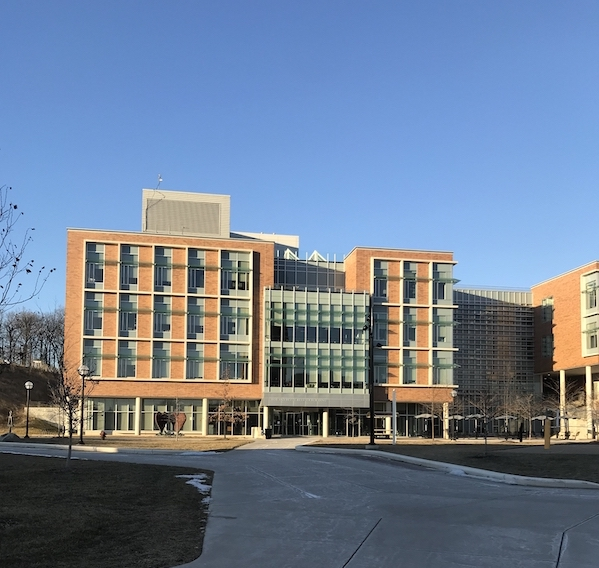
#> input picture image_stitching/image_feature_detection_and_matching/bbb_left.jpg, 599 x 568 px
$ python image_feature_detection_and_matching.py   (older library calls are emulated)
#> lines starting #> are read from the running program, lines starting #| are printed output that depends on the picture
import os
import cv2
import numpy as np
from scipy import signal
from matplotlib import pyplot as plt
import math
import copy
import time


def save_img(img, path):
    cv2.imwrite(path,img)
    print(path, "is saved!")


def compute_sift(filename):
    img = cv2.imread(filename)
    img_gray = cv2.cvtColor(img,cv2.COLOR_BGR2GRAY)
    sift = cv2.xfeatures2d.SIFT_create()
    keypoints,descriptors=sift.detectAndCompute(img_gray,None)

    return keypoints,descriptors

def main():
    # specify two images for matching
    img_1_name = 'bbb_left'
    img_2_name = 'bbb_right'
    ##### compute SIFT keypoints and descriptors #####
    img_1,img_2 = cv2.imread('./'+img_1_name+'.jpg'), cv2.imread('./'+img_2_name+'.jpg')
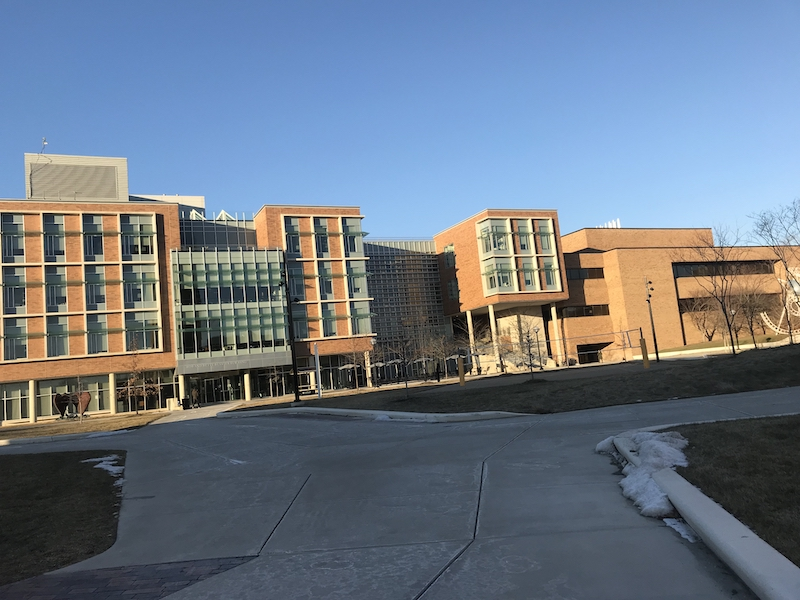
#> input picture image_stitching/image_feature_detection_and_matching/bbb_right.jpg, 800 x 600 px
#> img_1 is the input picture: shape (568, 599, 3); mean B, G, R 146.9, 126, 111.2
#> img_2 is the input picture: shape (600, 800, 3); mean B, G, R 133.4, 119.2, 107.8
    img_1_g,img_2_g = cv2.cvtColor(img_1,cv2.COLOR_BGR2GRAY), cv2.cvtColor(img_2,cv2.COLOR_BGR2GRAY)
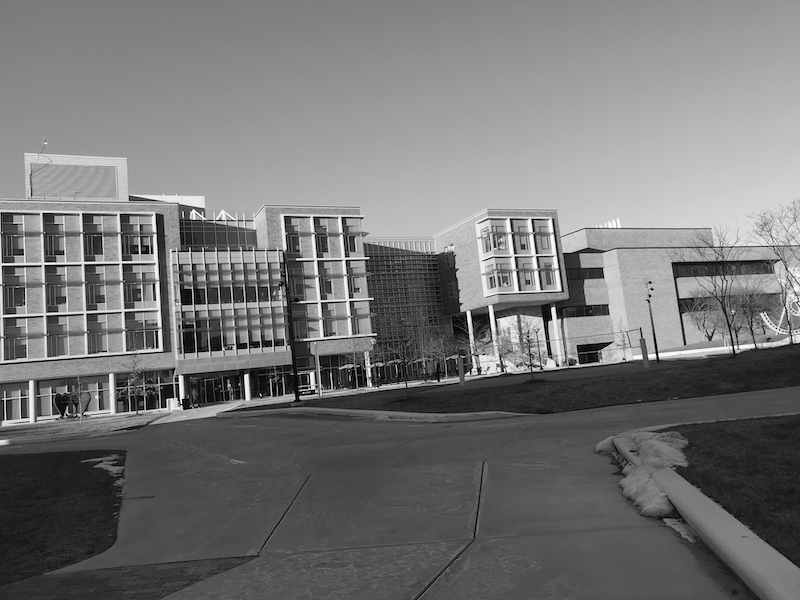
#> img_2_g: shape (600, 800); min 0, max 255, mean 117.4
    sift = cv2.xfeatures2d.SIFT_create(2000)
    img_1_kp,img_1_d = sift.detectAndCompute(img_1_g,None)
#> img_1_kp = 1249 keypoints; strongest (x, y, size): (325, 415, 3.6), (456, 306, 1.8), (67, 434, 3.2), (247, 334, 1.8)
    img_2_kp,img_2_d = sift.detectAndCompute(img_2_g,None)
#> img_2_kp = 1538 keypoints; strongest (x, y, size): (557, 365, 2), (553, 310, 3.6), (246, 377, 3.8), (182, 396, 3.4)

    ##### feature detection directory #####
    if not os.path.exists("./feature_detection"):
        os.makedirs("./feature_detection")

    ##### draw keypoints on images #####
    img_1_draw_kp=cv2.drawKeypoints(img_1,img_1_kp,None)
    img_2_draw_kp=cv2.drawKeypoints(img_2,img_2_kp,None)
    save_img(img_1_draw_kp, "./feature_detection/"+img_1_name+".png")
    save_img(img_2_draw_kp, "./feature_detection/"+img_2_name+".png")

    ##### compute distances between descriptors from two images and select pairs
    img_1_d,img_2_d = np.matrix(img_1_d),np.matrix(img_2_d)
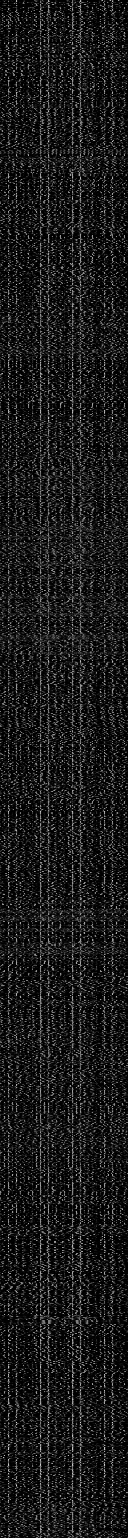
#> img_2_d: shape (1538, 128) float32; min 0, max 218, mean 26.4
    img_1_d_n = (img_1_d-np.mean(img_1_d,axis=1))/np.std(img_1_d,axis=1)
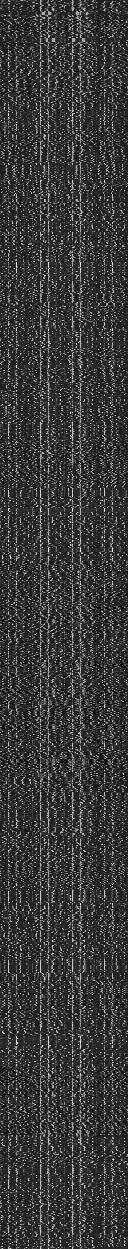
#> img_1_d_n: shape (1249, 128) float32; min -1.47, max 4.93, mean 3.73e-10; drawn with min black and max white
    img_2_d_n = (img_2_d-np.mean(img_2_d,axis=1))/np.std(img_2_d,axis=1)
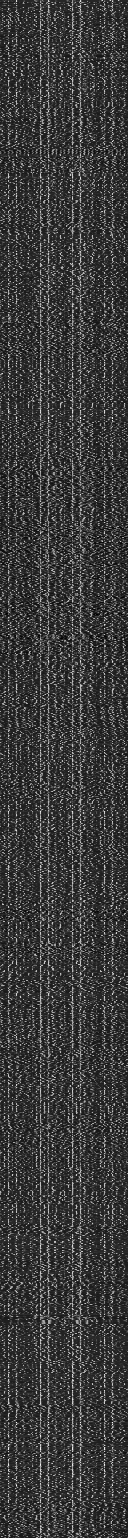
#> img_2_d_n: shape (1538, 128) float32; min -1.46, max 4.84, mean -7.63e-11; drawn with min black and max white

    thresh = 0.4
    pairs_d = np.zeros((np.shape(img_1_d_n)[0],np.shape(img_2_d_n)[0]))
    pairs = []

    start=time.time()
    for i in range(np.shape(img_1_d_n)[0]):
        print(i)
        pairs_d[i,:] = np.linalg.norm(img_2_d_n-img_1_d_n[i,:],ord=2,axis=1)
        pairs_sorted = np.argsort(pairs_d[i,:])
        if pairs_d[i,pairs_sorted[0]]/pairs_d[i,pairs_sorted[1]]<=thresh:
            pairs.append([img_1_kp[i].pt[0],img_1_kp[i].pt[1],img_2_kp[pairs_sorted[0]].pt[0],img_2_kp[pairs_sorted[0]].pt[1]])
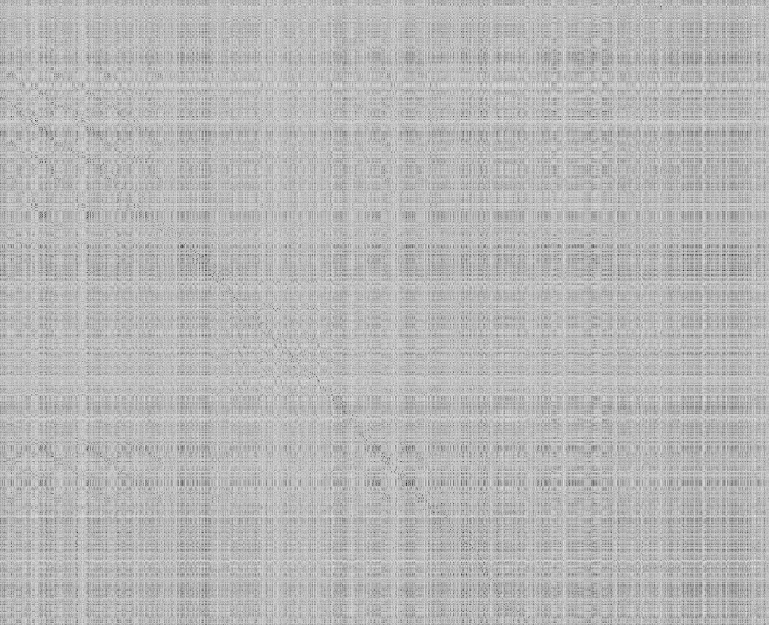
#> pairs_d: shape (1249, 1538) float64 (shown at 1/2 size); min 0.628, max 19.95, mean 14.53; drawn with min black and max white
#> after the loop, pairs = 296 items, first 6: [118.9, 242.4, 41.01, 211.8], [119.5, 451.9, 11.47, 443.9], [125.1, 409.1, 16.63, 395.1], [134.6, 281.1, 20.69, 252.4], [135.4, 362.7, 26.42, 341.8], [140, 245.8, 24.32, 213.8]
    end=time.time()
    print(end-start)

    pairs = np.transpose(np.array(pairs))

    ##### ransac for finding best homography #####
    bestCount = 0
    threshold = 2
    loopnumber = 2000
    for loop in range(loopnumber):
        index=np.random.randint(np.shape(pairs)[1],size = 4)
        A = np.zeros((8,9))

        for i in range(len(index)):
            x = np.hstack((pairs[:2,index[i]],1))
            xd_x = pairs[2,index[i]]*x
            yd_x = pairs[3,index[i]]*x
            A[2*i,:] = np.hstack((-x,np.zeros(3),xd_x))
            A[2*i+1,:] = np.hstack((np.zeros(3),-x,yd_x))

        _,s,vh = np.linalg.svd(A)
        T = np.matrix(np.reshape(vh[np.argmin(s),:],(3,3)))
        x_all = np.matrix(np.vstack((pairs[:2,:],np.ones((1,np.shape(pairs)[1])))))
        xd_all = T*x_all
        xd_all = xd_all[:2,:]/xd_all[2,:]
        error = np.linalg.norm(xd_all-pairs[2:,:],ord=2,axis=0)
        inliers = sum(error < threshold)
        if inliers > bestCount:
            bestT = T/T[2,2]
            bestCount = inliers
            bestError = error < threshold
            bestMean = np.mean(error[bestError])
#> this loop made 2000 passes
#> (inliers, bestCount, bestMean) on passes 1, 178, 196, 556, 1782: (161, 161, 0.876), (176, 176, 0.969), (218, 218, 0.917), (253, 253, 0.708), (272, 272, 0.883)
#> inliers on passes 2 to 7: 10, 10, 32, 17, 53, 51
#> after the loop, bestCount = 272; bestMean = 0.883; bestT = [[1.26, 0.0415, -160.5], [0.0606, 1.05, -50.27], [0.000489, -0.000195, 1]]

    ##### draw matched features #####
    img_compare_xrange = max(np.shape(img_1_draw_kp)[0],np.shape(img_2_draw_kp)[0])
#> img_compare_xrange = 600
    img_compare_yrange = np.shape(img_1_draw_kp)[1]+np.shape(img_2_draw_kp)[1]
#> img_compare_yrange = 1399
    img_compare = 255*np.ones((img_compare_xrange,img_compare_yrange,3))
    img_compare[:np.shape(img_1_draw_kp)[0],:np.shape(img_1_draw_kp)[1],:]=copy.deepcopy(img_1_draw_kp)
    img_compare[:np.shape(img_2_draw_kp)[0],np.shape(img_1_draw_kp)[1]:,:]=copy.deepcopy(img_2_draw_kp)
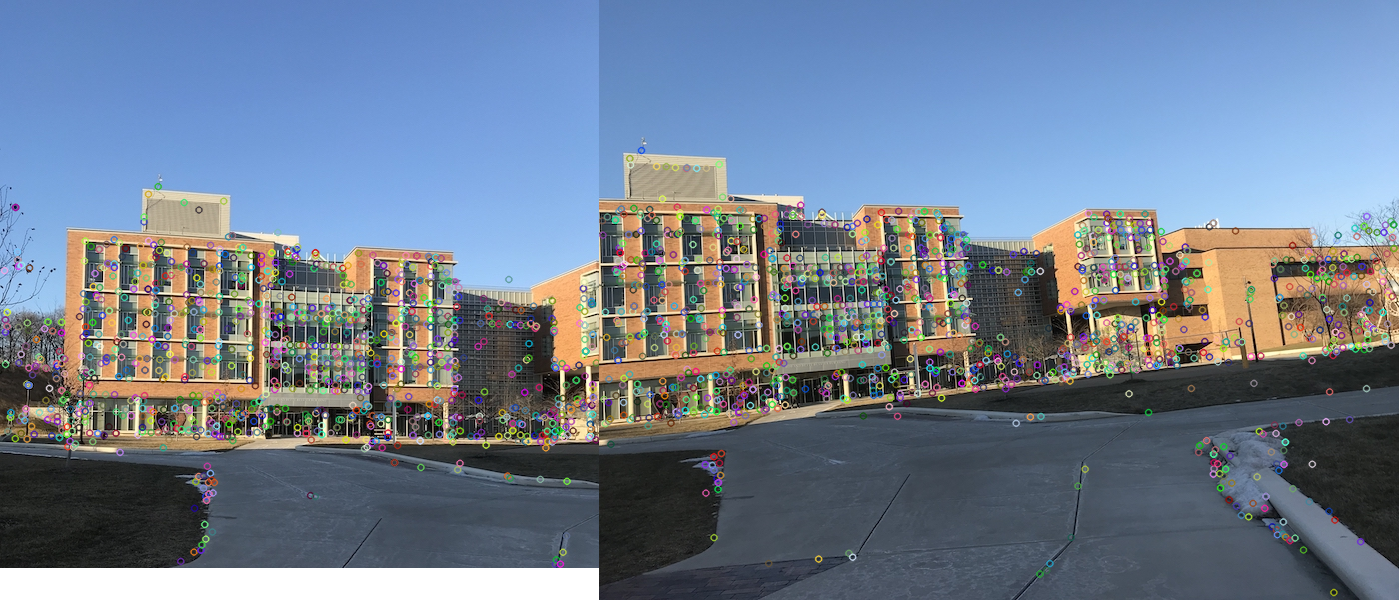
#> img_compare: shape (600, 1399, 3) float64; mean B, G, R 143.4, 125.7, 112.5
    img_pairs=pairs.copy()
    img_pairs[2,:]=pairs[2,:].copy()+np.shape(img_1_draw_kp)[1]
    plt.imshow(cv2.cvtColor(img_compare.astype(np.uint8), cv2.COLOR_BGR2RGB), cmap = 'gray')
    for i in range(np.shape(pairs)[1]):
        if bestError[i]:
            x_plot = [img_pairs[0,i],img_pairs[2,i]]
            y_plot = [img_pairs[1,i],img_pairs[3,i]]
            plt.plot(x_plot,y_plot,lineWidth=0.2)
#> this loop made 4 passes
#> (x_plot, y_plot) on pass 4: ([134.6, 619.7], [281.1, 252.4])
            #plt.plot(img_pairs[0,i],img_pairs[1,i],marker='o')
            #plt.plot(img_pairs[2,i],img_pairs[3,i],marker='o')

    plt.savefig("./feature_detection/"+img_1_name+"&"+img_2_name+"_compare.png")

    ##### warp images #####
    h,w = np.shape(img_compare)[0], np.shape(img_compare)[1]
    h_2,w_2 = np.shape(img_2)[0], np.shape(img_2)[1]
    img_warp_size = tuple((math.ceil(2*w),math.ceil(2*h)))
    img_1_offset = np.matrix([[1,0,math.ceil(0.5*w)],[0,1,math.ceil(0.5*h)],[0,0,1]])
    img_warp_1 = cv2.warpPerspective(img_1,img_1_offset*bestT,img_warp_size)
    img_warp_2 = np.zeros(np.shape(img_warp_1))
    img_warp_2[math.ceil(0.5*h):math.ceil(0.5*h)+h_2, math.ceil(0.5*w):math.ceil(0.5*w)+w_2,:] = copy.deepcopy(img_2)
    img_warp_1_g = cv2.cvtColor(img_warp_1,cv2.COLOR_BGR2GRAY)
    img_warp_2_g = cv2.cvtColor(img_warp_2.astype(np.uint8),cv2.COLOR_BGR2GRAY)
    index_1 = (img_warp_1_g>0) * ~(img_warp_2_g>0)
    index_2 = ~(img_warp_1_g>0) * (img_warp_2_g>0)
    index_overlap = (img_warp_1_g>0) * (img_warp_2_g>0)
    img_warp_combine = np.zeros(np.shape(img_warp_1))
    img_warp_combine[index_1,:] = img_warp_1[index_1,:]
    img_warp_combine[index_2,:] = img_warp_2[index_2,:]
    img_warp_combine[index_overlap,:] = img_warp_1[index_overlap,:]
    img_warp_combine_g = cv2.cvtColor(img_warp_combine.astype(np.uint8),cv2.COLOR_BGR2GRAY)
    _, contours, _ = cv2.findContours(img_warp_combine_g, cv2.RETR_EXTERNAL, cv2.CHAIN_APPROX_SIMPLE)
    boundary = sorted(contours, key = cv2.contourArea, reverse = True)[0]
    x,y,wrange,hrange = cv2.boundingRect(boundary)
    img_warp_combine = img_warp_combine[y:y+hrange,x:x+wrange]


    """
    for hrange in range(np.shape(img_2)[0]):
        for wrange in range(np.shape(img_2)[1]):
            if np.linalg.norm(img_warp[math.ceil(0.5*h)+hrange,math.ceil(0.5*w)+wrange,:]-np.zeros(3))>0.1:
                img_warp[math.ceil(0.5*h)+hrange,math.ceil(0.5*w)+wrange,i]=0.5*(
                        img_warp[math.ceil(0.5*h)+hrange,math.ceil(0.5*w)+wrange,i]
                        +copy.deepcopy(img_2[hrange,wrange,i]))
            else:
                img_warp[math.ceil(0.5*h)+hrange,math.ceil(0.5*w)+wrange,i]=copy.deepcopy(img_2[hrange,wrange,i])

    """
    save_img(img_warp_combine, "./feature_detection/"+img_1_name+"&"+img_2_name+"_warp.png")

    return 0

    # [16 lines of commented-out code are left out]

if __name__ == "__main__":
#> (the run stopped early here; a loop or call above may not have finished)
